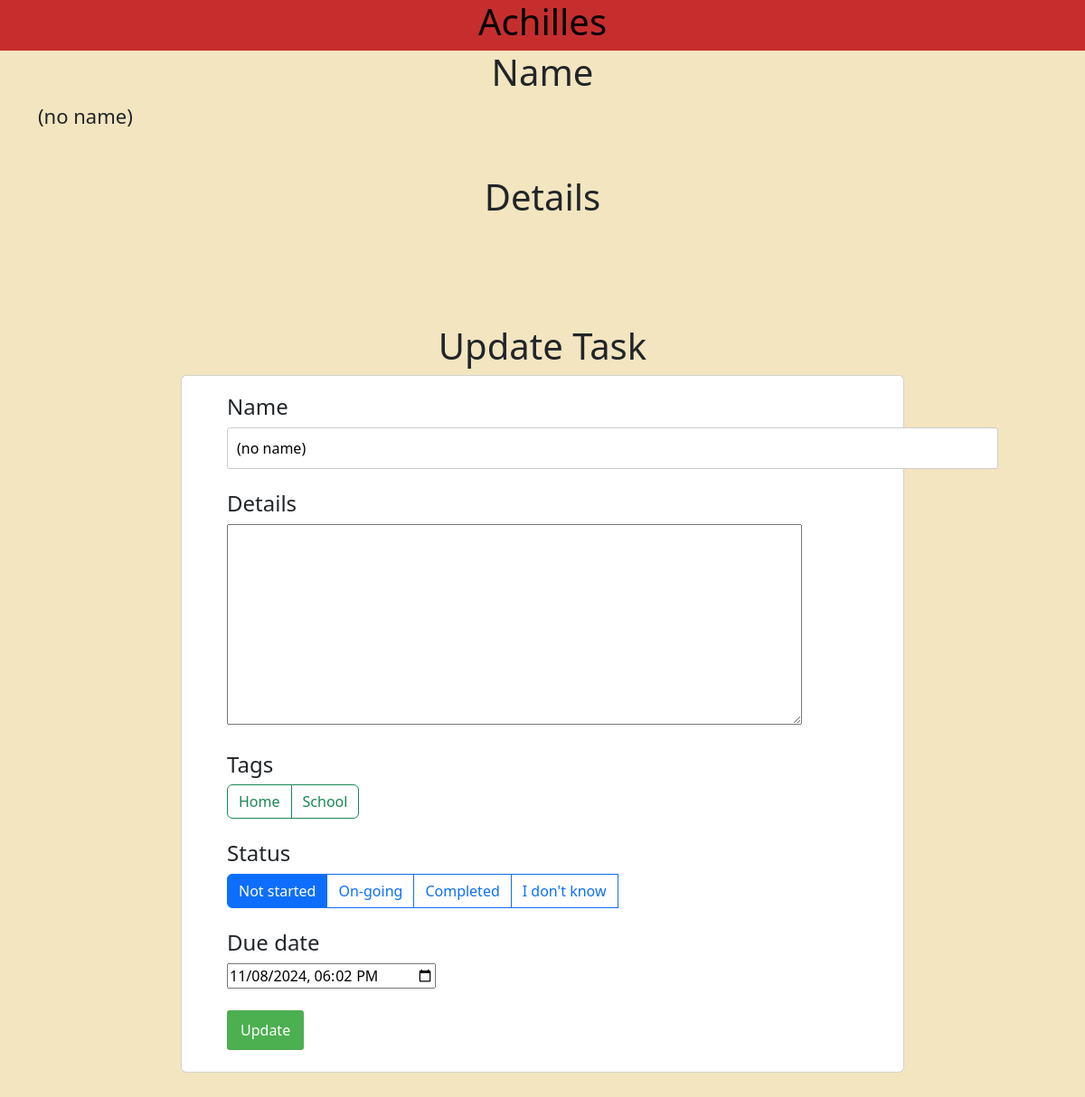
The page /update/1 on the database as committed earlier.
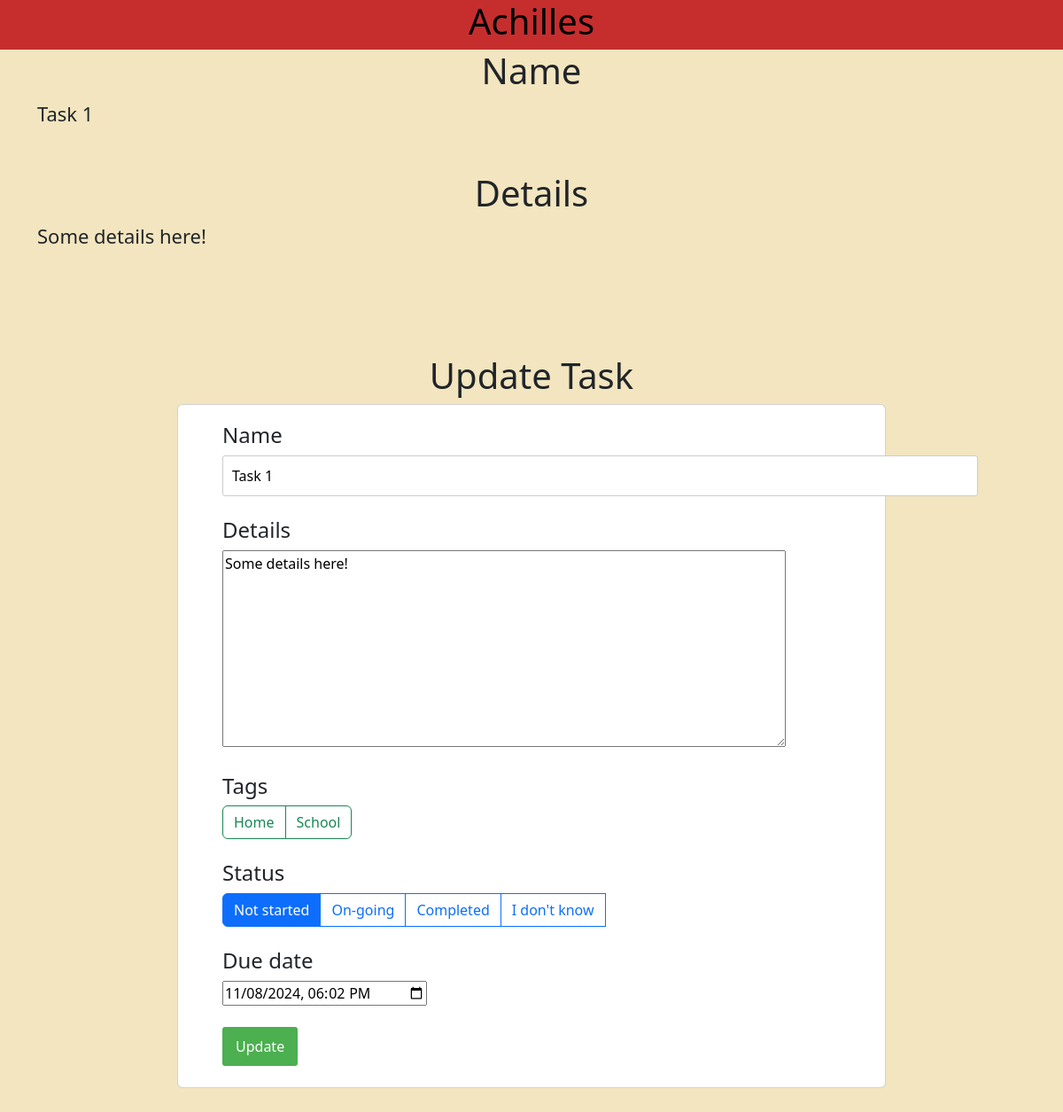
The same page on the database as committed later.
### tables this page shows
CREATE TABLE Tasks (
    TID INTEGER PRIMARY KEY AUTOINCREMENT,
    Name VARCHAR(255) NOT NULL DEFAULT 'no name',
    Details VARCHAR(255) DEFAULT NULL,
    SID INTEGER DEFAULT 0 NOT NULL,
    DueDate datetime,
    FOREIGN KEY (SID) REFERENCES Statuses(SID)
);

### app.py (the view)
@app.route('/update/<int:id>', methods=['GET', 'POST'])
def update(id):
    if request.method == 'POST':
        return UpdatePost(request.form, id)
    else:
        return UpdateGet(id)

### app.py (called while the page is built)
def UpdateGet(id):
    item = raww(f"SELECT * FROM Tasks WHERE TID = {id}")
    status = raww("SELECT * FROM Statuses")
    tags = raww("SELECT * FROM Tags ORDER BY Name")
    tt = raww("SELECT * FROM TaskTags")
    if len(item) == 0:
        return render_template('error.html', s="Task ID invalid")
    item = item[0]
    return render_template('update.html', item=item, status=status, tags=tags,tt=tt)

### db.py (called while the page is built)
def raww(query):
    res = cur.execute(query)
    res = res.fetchall()
    con.commit()
    return res

### templates/update.html (shortened to what this page needs)
{% extends 'base.html' %}
{% block body %}
<div class="container">
    <h1>Name</h1>
    <p>{{item[1]}}</p><br />
    <h1>Details</h1>
    <p>{{item[2]}}</p><br />
</div>
<div class="content pt-5">
    <h1>Update Task</h1>
    <div class="card g-4 ex1">
        <form action="/update/{{item[0]}}" method="POST">
            <h4>Name</h4>
            <div>
                <input type="text" name="con" id="content" value="{{item[1]}}" size="85%">
            </div>
            <br />
            <h4>Details</h4>
            <div>
                <a><textarea rows="9%" cols="85%" name="det" id="det">{{item[2]}}</textarea></a>
            </div>
            <br />
            <h4>Tags</h4>
            <div class="btn-group" role="group" aria-label="Basic checkbox toggle button group">
                {% for tag in tags %}
                <label class="btn btn-outline-success" for="btncheck{{tag[0]}}">{{tag[1]}}</label>
                {% endfor %}
            </div>
            <br />
            <br />
            <h4>Status</h4>
            <div class="btn-group" role="group" aria-label="Basic radio toggle button group">
                {% for i in status %}
                <label class="btn btn-outline-primary" for="status{{i[0]}}">{{i[1]}}</label>
                <br />
                {% endfor %}
            </div>
            <br />
            <br />
            <h4>Due date</h4>
            <input type="datetime-local" name="date" value="{{item[4]}}" id="deadline">
            <br />
            <br />
            <input type="submit" value="Update">
            <br />
            <br />
        </form>
    </div>
</div>
{% endblock %}

Rows that differ between the two databases and show on the page:
changed Tasks: Name "(no name)" → "Task 1"; Details (not shown) → "Some details here!"; con "(no name)" → "Task 1"; det (not shown) → "Some details here!"
